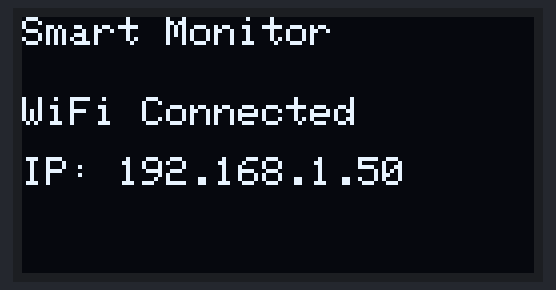
Recording of a sketch running on a simulated ESP8266 (NodeMCU). Shown: 128×64 one-colour display. WiFi joins after 1.5 s; servers stay silent unless stated; what the sketch prints to the serial monitor is not drawn.

Above: at 1.6 s.
At 3.7 s:
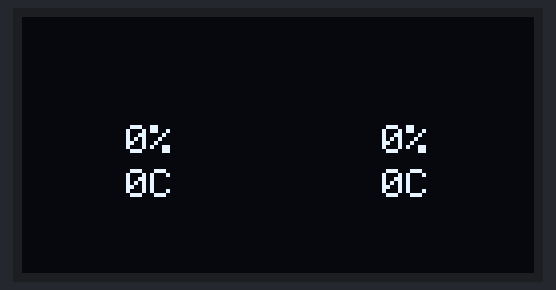
At 5.2 s:
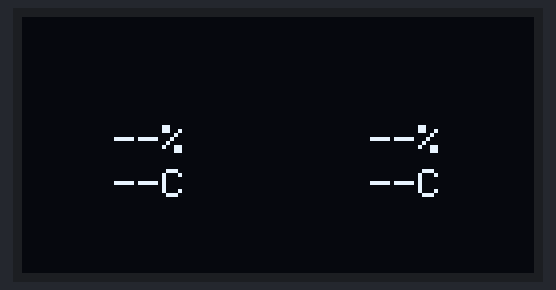

The sketch:

gauge.ino
```cpp
#include <Wire.h>
#include <ESP8266WiFi.h>

#include <Adafruit_GFX.h>
#include <Adafruit_SH110X.h>


// ==========================================
// OLED
// ==========================================

Adafruit_SH1106G display(128, 64, &Wire, -1);


// ==========================================
// WiFi
// ==========================================

const char* ssid = "MAGNETO";
const char* password = "password";


// ==========================================
// Web Server
// ==========================================

WiFiServer server(80);


// ==========================================
// PC Statistics
// ==========================================

float cpuUsage = 0.0;
float cpuTemp = 0.0;

float gpuUsage = 0.0;
float gpuTemp = 0.0;


// ==========================================
// PC Connection
// ==========================================

unsigned long lastPCUpdate = 0;

const unsigned long PC_TIMEOUT = 5000;


// ==========================================
// Display Timing
// ==========================================

unsigned long lastDisplayUpdate = 0;

const unsigned long DISPLAY_INTERVAL = 100;


// ==========================================
// Extract Parameter
// ==========================================

float getParameter(
  String& request,
  const char* parameter
) {

  int start = request.indexOf(parameter);

  if (start < 0) {
    return 0.0;
  }

  start += strlen(parameter);

  int end = request.indexOf("&", start);

  if (end < 0) {
    end = request.indexOf(" ", start);
  }

  if (end < 0) {
    return 0.0;
  }

  return request.substring(start, end).toFloat();
}


// ==========================================
// Draw Circular Gauge
// ==========================================

void drawCircularGauge(
  int centerX,
  int centerY,
  int radius,
  float percentage
) {

  percentage = constrain(
    percentage,
    0.0,
    100.0
  );


  // ==========================================
  // Gauge settings
  // ==========================================

  const int THICKNESS = 4;

  const float START_ANGLE = -90.0;


  // ==========================================
  // Calculate used angle
  // ==========================================

  float usedAngle =
    360.0 * percentage / 100.0;


  // ==========================================
  // Draw used portion
  // ==========================================

  for (
    float angle = 0.0;
    angle < usedAngle;
    angle += 0.5
  ) {

    float currentAngle =
      START_ANGLE + angle;

    float radians =
      currentAngle * PI / 180.0;


    // ========================================
    // Draw thick arc
    // ========================================

    for (
      int t = 0;
      t < THICKNESS;
      t++
    ) {

      int r = radius - t;

      int x =
        centerX +
        cos(radians) * r;

      int y =
        centerY +
        sin(radians) * r;


      display.drawPixel(
        x,
        y,
        SH110X_WHITE
      );
    }
  }
}


// ==========================================
// Draw Centered Text
// ==========================================

void drawCenteredText(
  const char* text,
  int centerX,
  int y
) {

  int16_t x1;
  int16_t y1;

  uint16_t width;
  uint16_t height;


  display.getTextBounds(
    text,
    0,
    y,
    &x1,
    &y1,
    &width,
    &height
  );


  int x =
    centerX -
    (width / 2);


  display.setCursor(
    x,
    y
  );

  display.print(text);
}


// ==========================================
// Setup
// ==========================================

void setup() {

  Serial.begin(115200);


  // ==========================================
  // I2C
  // ==========================================

  Wire.begin(D2, D1);


  // ==========================================
  // OLED
  // ==========================================

  if (!display.begin(0x3C, true)) {

    Serial.println("OLED not found");

    while (true) {
      delay(1000);
    }
  }


  display.clearDisplay();

  display.setTextColor(
    SH110X_WHITE
  );

  display.setTextSize(1);

  display.setCursor(
    0,
    0
  );

  display.println(
    "Connecting WiFi..."
  );

  display.display();


  // ==========================================
  // Connect WiFi
  // ==========================================

  WiFi.begin(
    ssid,
    password
  );


  while (
    WiFi.status() != WL_CONNECTED
  ) {

    delay(500);
  }


  // ==========================================
  // WiFi Connected
  // ==========================================

  Serial.println(
    "WiFi connected"
  );

  Serial.print(
    "ESP8266 IP: "
  );

  Serial.println(
    WiFi.localIP()
  );


  // ==========================================
  // Start Server
  // ==========================================

  server.begin();

  Serial.println(
    "Server started"
  );


  // ==========================================
  // Ready Screen
  // ==========================================

  display.clearDisplay();

  display.setTextSize(1);

  display.setCursor(
    0,
    0
  );

  display.println(
    "Smart Monitor"
  );

  display.setCursor(
    0,
    20
  );

  display.println(
    "WiFi Connected"
  );

  display.setCursor(
    0,
    35
  );

  display.print(
    "IP: "
  );

  display.println(
    WiFi.localIP()
  );

  display.display();

  delay(2000);
}


// ==========================================
// Handle PC Request
// ==========================================

void handlePCRequest() {

  WiFiClient client =
    server.available();


  if (!client) {
    return;
  }


  // ==========================================
  // Wait for request
  // ==========================================

  unsigned long startTime =
    millis();


  while (!client.available()) {

    if (
      millis() - startTime > 500
    ) {

      client.stop();

      return;
    }

    delay(1);
  }


  // ==========================================
  // Read request
  // ==========================================

  String request =
    client.readStringUntil('\r');

  client.read();


  // ==========================================
  // Process update
  // ==========================================

  if (
    request.indexOf(
      "GET /update?"
    ) >= 0
  ) {

    cpuUsage = getParameter(
      request,
      "?cpu="
    );

    cpuTemp = getParameter(
      request,
      "&cput="
    );

    gpuUsage = getParameter(
      request,
      "&gpu="
    );

    gpuTemp = getParameter(
      request,
      "&gput="
    );


    // Record update

    lastPCUpdate =
      millis();


    // ========================================
    // HTTP response
    // ========================================

    client.println(
      "HTTP/1.1 200 OK"
    );

    client.println(
      "Content-Type: text/plain"
    );

    client.println(
      "Content-Length: 2"
    );

    client.println(
      "Connection: close"
    );

    client.println();

    client.print("OK");

    client.flush();

  } else {

    client.println(
      "HTTP/1.1 404 Not Found"
    );

    client.println(
      "Content-Type: text/plain"
    );

    client.println(
      "Content-Length: 9"
    );

    client.println(
      "Connection: close"
    );

    client.println();

    client.print(
      "Not Found"
    );

    client.flush();
  }


  client.stop();
}


// ==========================================
// Display
// ==========================================

void updateDisplay() {

  display.clearDisplay();


  // ==========================================
  // PC connection
  // ==========================================

  bool pcConnected =
    (
      millis() - lastPCUpdate
    ) < PC_TIMEOUT;


  // ==========================================
  // Gauge positions
  // ==========================================

  const int CPU_X = 32;
  const int GPU_X = 96;

  const int CENTER_Y = 32;

  const int RADIUS = 28;


  // ==========================================
  // Draw Gauges
  // ==========================================

  if (pcConnected) {

    drawCircularGauge(
      CPU_X,
      CENTER_Y,
      RADIUS,
      cpuUsage
    );

    drawCircularGauge(
      GPU_X,
      CENTER_Y,
      RADIUS,
      gpuUsage
    );
  }


  // ==========================================
  // Text
  // ==========================================

  display.setTextSize(1);


  // ==========================================
  // CPU values
  // ==========================================

  if (pcConnected) {

    char cpuUsageText[8];
    char cpuTempText[8];


    snprintf(
      cpuUsageText,
      sizeof(cpuUsageText),
      "%.0f%%",
      cpuUsage
    );


    snprintf(
      cpuTempText,
      sizeof(cpuTempText),
      "%.0fC",
      cpuTemp
    );


    // Usage centered at CPU gauge center

    drawCenteredText(
      cpuUsageText,
      CPU_X,
      27
    );


    // Temperature centered at CPU gauge center

    drawCenteredText(
      cpuTempText,
      CPU_X,
      38
    );

  } else {

    drawCenteredText(
      "--%",
      CPU_X,
      27
    );

    drawCenteredText(
      "--C",
      CPU_X,
      38
    );
  }


  // ==========================================
  // GPU values
  // ==========================================

  if (pcConnected) {

    char gpuUsageText[8];
    char gpuTempText[8];


    snprintf(
      gpuUsageText,
      sizeof(gpuUsageText),
      "%.0f%%",
      gpuUsage
    );


    snprintf(
      gpuTempText,
      sizeof(gpuTempText),
      "%.0fC",
      gpuTemp
    );


    // Usage centered at GPU gauge center

    drawCenteredText(
      gpuUsageText,
      GPU_X,
      27
    );


    // Temperature centered at GPU gauge center

    drawCenteredText(
      gpuTempText,
      GPU_X,
      38
    );

  } else {

    drawCenteredText(
      "--%",
      GPU_X,
      27
    );

    drawCenteredText(
      "--C",
      GPU_X,
      38
    );
  }


  // ==========================================
  // Update OLED
  // ==========================================

  display.display();
}


// ==========================================
// Main Loop
// ==========================================

void loop() {

  // Receive PC data
  handlePCRequest();


  // Update display
  if (
    millis() - lastDisplayUpdate
    >= DISPLAY_INTERVAL
  ) {

    lastDisplayUpdate =
      millis();

    updateDisplay();
  }
}
```

Measured:
- what the display in image 0 shows lasts 2.0 s, from 1.6 s to 3.6 s
- what the display in image 1 shows lasts 1.5 s, from 3.6 s to 5.1 s
